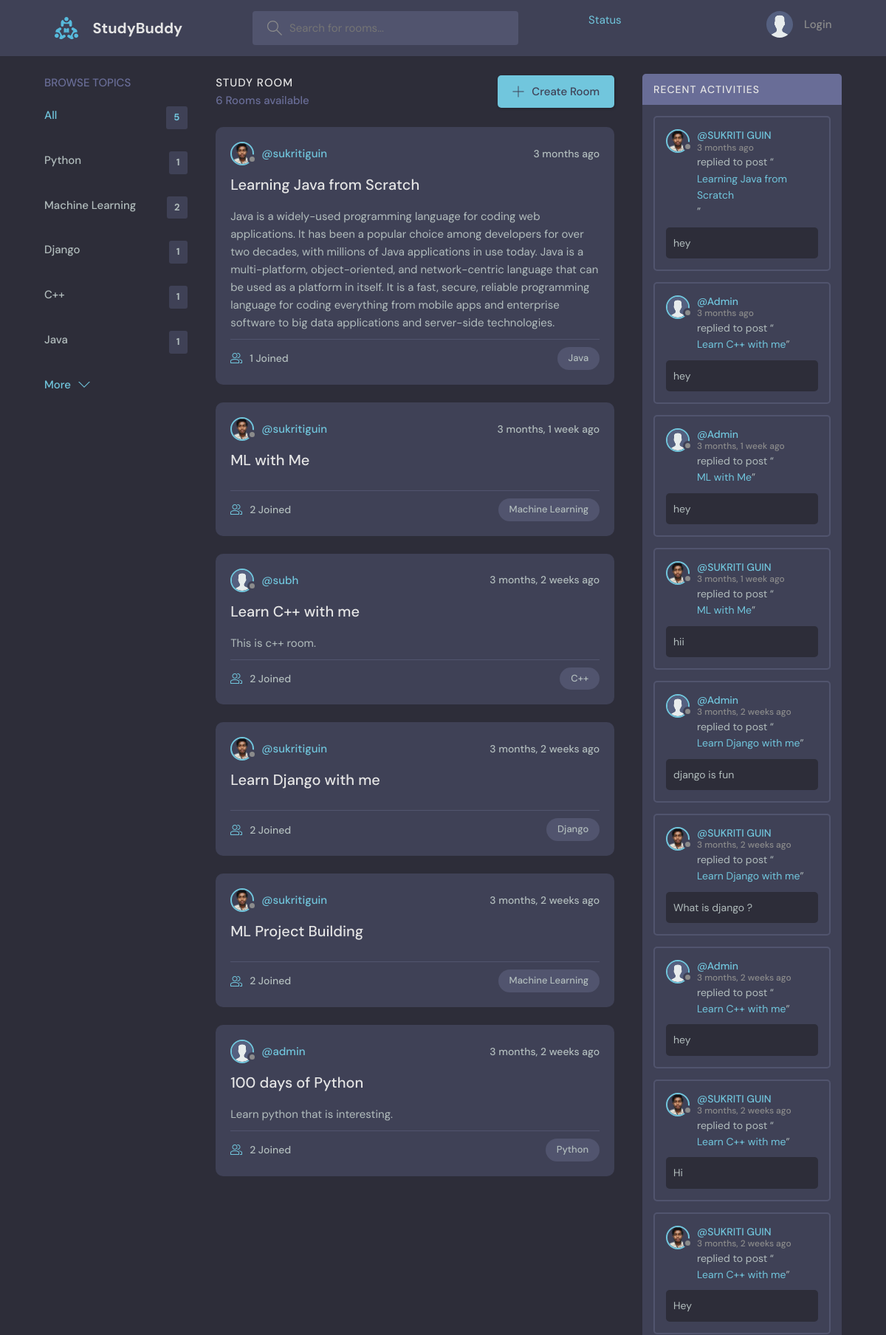
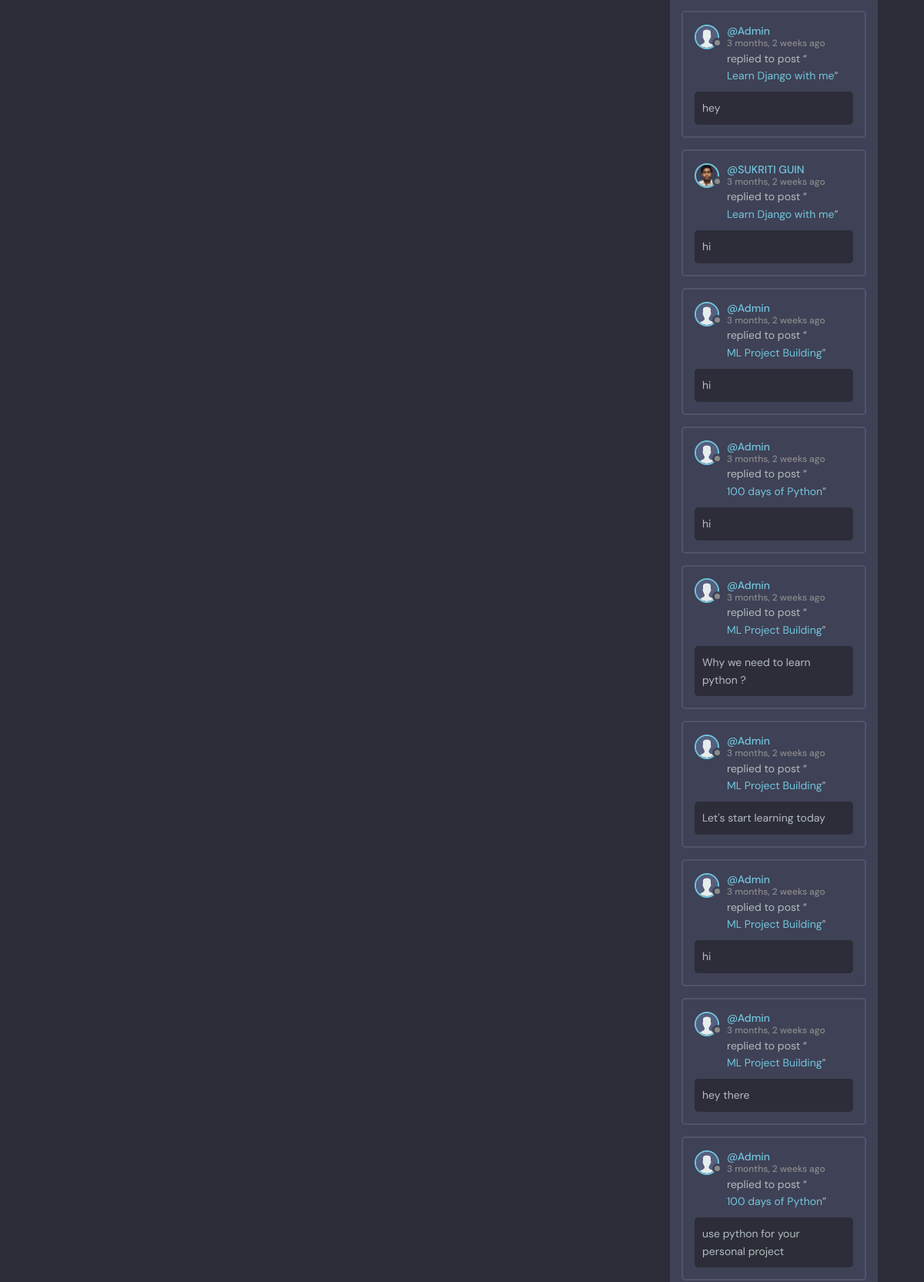
The page / (upper part) on the database its author committed (2 pictures, top to bottom).
### base/models.py (models this page shows, shortened)
class Topic(models.Model):
    name = models.CharField(max_length=255)

class Room(models.Model):
    host = models.ForeignKey(User, on_delete=models.SET_NULL, null=True)
    topic = models.ForeignKey(Topic, on_delete=models.SET_NULL, null=True)
    name = models.CharField(max_length=200)
    description = models.TextField(null=True, blank=True)
    participants = models.ManyToManyField(User, related_name='participants', blank=True)
    updated = models.DateTimeField(auto_now=True)
    created = models.DateTimeField(auto_now_add=True)
    def __str__(self):
        return self.name
    class Meta:
        ordering = ['-updated', '-created']

class User(AbstractUser):
    name = models.CharField(max_length=255, null=True)
    email = models.EmailField(unique=True, null=True)
    bio = models.TextField(null=True, blank=True)
    avatar = models.ImageField(null=True, default="avatar.svg")
    USERNAME_FIELD = 'email'
    REQUIRED_FIELDS = []

class Message(models.Model):
    user = models.ForeignKey(User, on_delete=models.CASCADE)
    room = models.ForeignKey(Room, on_delete=models.CASCADE)
    body = models.TextField()
    updated = models.DateTimeField(auto_now=True)
    created = models.DateTimeField(auto_now_add=True)
    def __str__(self):
        return self.body[:50]
    class Meta:
        ordering = ['-updated', '-created']

### base/views.py (the view)
# urls.py: path('', views.home, name='home'),
def home(request):
    q = request.GET.get('q') if request.GET.get('q') != None else ''
    rooms = Room.objects.filter(
        Q(topic__name__icontains=q) |
        Q(name__icontains=q) |
        Q(description__icontains=q)
    )
    topics = Topic.objects.all()[:5]
    room_count = rooms.count()
    room_messages = Message.objects.filter(Q(room__topic__name__icontains=q))
    context = {
        'rooms': rooms,
        'topics': topics,
        'room_count': room_count,
        'room_messages': room_messages
    }
    return render(request, 'base/home.html', context=context)

### base/templates/base/home.html (shortened to what this page needs)
{% extends 'main.html' %}
{% block content %}
    <main class="layout layout--3">
      <div class="container">
        {% include "base/topics_component.html" %}
        <div class="roomList">
          <div class="roomList__header">
            <div>
              <h2>Study Room</h2>
              <p>{{room_count}} Rooms available</p>
            </div>
            <a class="btn btn--main" href="{% url 'create-room' %}">
              <svg version="1.1" xmlns="http://www.w3.org/2000/svg" width="32" height="32" viewBox="0 0 32 32">
                <title>add</title>
                <path
                  d="M16.943 0.943h-1.885v14.115h-14.115v1.885h14.115v14.115h1.885v-14.115h14.115v-1.885h-14.115v-14.115z"
                ></path>
              </svg>
              Create Room
            </a>
          </div>
          {% include "base/feed_component.html" %}
        </div>
        {% include "base/activity_component.html" %}
      </div>
    </main>
{% endblock content %}

### base/templates/base/topics_component.html
<div class="topics">
    <div class="topics__header">
      <h2>Browse Topics</h2>
    </div>
    <ul class="topics__list">
      <li>
        <a href="/" class="active">All <span>{{topics.count}}</span></a>
      </li>
      {% for topic in topics %}
      <li>
        <a href="{% url 'home' %}?q={{topic.name}}">{{topic.name}} <span>{{topic.room_set.all.count}}</span></a>
      </li>
      {% endfor %}
    </ul>
    <a class="btn btn--link" href="{% url 'topics' %}">
      More
      <svg version="1.1" xmlns="http://www.w3.org/2000/svg" width="32" height="32" viewBox="0 0 32 32">
        <title>chevron-down</title>
        <path d="M16 21l-13-13h-3l16 16 16-16h-3l-13 13z"></path>
      </svg>
    </a>
  </div>

### base/templates/base/feed_component.html (shortened to what this page needs)
{% for room in rooms %}
<div class="roomListRoom">
    <div class="roomListRoom__header">
      <a href="{% url 'user-profile' room.host.id%}" class="roomListRoom__author">
        <div class="avatar avatar--small">
          <img src="{{ room.host.avatar.url }}" alt=""/>
        </div>
        <span>@{{room.host.username}}</span>
      </a>
      <div class="roomListRoom__actions">
        <span>{{room.created|timesince}} ago</span>
      </div>
    </div>
    <div class="roomListRoom__content">
      <a href="{% url 'room' room.id %}">{{room.name}}</a>
      <p>
        {{room.description}}
      </p>
    </div>
    <div class="roomListRoom__meta">
      <a href="{% url 'room' room.id %}" class="roomListRoom__joined">
        {{room.participants.all.count}} Joined
      </a>
      <p class="roomListRoom__topic">{{room.topic.name}}</p>
    </div>
  </div>
{% endfor %}

### base/templates/base/activity_component.html (shortened to what this page needs)
<div class="activities">
    <div class="activities__header">
      <h2>Recent Activities</h2>
    </div>
    {% for message in room_messages %}
    <div class="activities__box">
      <div class="activities__boxHeader roomListRoom__header">
        <a href="{% url 'user-profile' message.user.id%}" class="roomListRoom__author">
          <div class="avatar avatar--small">
            <img src="{{ message.user.avatar.url }}" />
          </div>
          <p>
            @{{message.user.name}}
            <span>{{message.created|timesince}} ago</span>
          </p>
        </a>
      </div>
      <div class="activities__boxContent">
        <p>replied to post “<a href="{% url 'room' message.room.id%}">{{message.room}}</a>”</p>
        <div class="activities__boxRoomContent">
            {{message}}
        </div>
      </div>
    </div>
    {% endfor %}
  </div>

### rows shown on the page
Topic: name "Python", room_set.all.count "1"
Topic: name "Machine Learning", room_set.all.count "2"
Topic: name "Django", room_set.all.count "1"
Topic: name "C++", room_set.all.count "1"
Topic: name "Java", room_set.all.count "1"
Room: host.avatar (picture), host.username "sukritiguin", created "3 months", name "Learning Java from Scratch", description "Java is a widely-used programming language for coding web applications. It has been a popular choice among developers for over two decades, with millions of Java applications in use today. Java is a multi-platform, object-oriented, and network-centric language that can be used as a platform in itself. It is a fast, secure, reliable programming language for coding everything from mobile apps and enterprise software to big data applications and server-side technologies.", participants.all.count "1", topic.name "Java"
Room: host.avatar (picture), host.username "sukritiguin", created "3 months, 1 week", name "ML with Me", participants.all.count "2", topic.name "Machine Learning"
Room: host.avatar (placeholder picture), host.username "subh", created "3 months, 2 weeks", name "Learn C++ with me", description "This is c++ room.", participants.all.count "2", topic.name "C++"
Room: host.avatar (picture), host.username "sukritiguin", created "3 months, 2 weeks", name "Learn Django with me", participants.all.count "2", topic.name "Django"
Room: host.avatar (picture), host.username "sukritiguin", created "3 months, 2 weeks", name "ML Project Building", participants.all.count "2", topic.name "Machine Learning"
Room: host.avatar (placeholder picture), host.username "admin", created "3 months, 2 weeks", name "100 days of Python", description "Learn python that is interesting.", participants.all.count "2", topic.name "Python"
Message: user.avatar (picture), user.name "SUKRITI GUIN", created "3 months", room "Learning Java from Scratch", body "hey"
Message: user.avatar (placeholder picture), user.name "Admin", created "3 months", room "Learn C++ with me", body "hey"
Message: user.avatar (placeholder picture), user.name "Admin", created "3 months, 1 week", room "ML with Me", body "hey"
Message: user.avatar (picture), user.name "SUKRITI GUIN", created "3 months, 1 week", room "ML with Me", body "hii"
Message: user.avatar (placeholder picture), user.name "Admin", created "3 months, 2 weeks", room "Learn Django with me", body "django is fun"
Message: user.avatar (picture), user.name "SUKRITI GUIN", created "3 months, 2 weeks", room "Learn Django with me", body "What is django ?"
Message: user.avatar (placeholder picture), user.name "Admin", created "3 months, 2 weeks", room "Learn C++ with me", body "hey"
Message: user.avatar (picture), user.name "SUKRITI GUIN", created "3 months, 2 weeks", room "Learn C++ with me", body "Hi"
Message: user.avatar (picture), user.name "SUKRITI GUIN", created "3 months, 2 weeks", room "Learn C++ with me", body "Hey"
Message: user.avatar (placeholder picture), user.name "Admin", created "3 months, 2 weeks", room "Learn Django with me", body "hey"
Message: user.avatar (picture), user.name "SUKRITI GUIN", created "3 months, 2 weeks", room "Learn Django with me", body "hi"
Message: user.avatar (placeholder picture), user.name "Admin", created "3 months, 2 weeks", room "ML Project Building", body "hi"
Message: user.avatar (placeholder picture), user.name "Admin", created "3 months, 2 weeks", room "100 days of Python", body "hi"
Message: user.avatar (placeholder picture), user.name "Admin", created "3 months, 2 weeks", room "ML Project Building", body "Why we need to learn python ?"
Message: user.avatar (placeholder picture), user.name "Admin", created "3 months, 2 weeks", room "ML Project Building", body "Let's start learning today"
Message: user.avatar (placeholder picture), user.name "Admin", created "3 months, 2 weeks", room "ML Project Building", body "hi"
Message: user.avatar (placeholder picture), user.name "Admin", created "3 months, 2 weeks", room "ML Project Building", body "hey there"
Message: user.avatar (placeholder picture), user.name "Admin", created "3 months, 2 weeks", room "100 days of Python", body "use python for your personal project"

### other values the page prints
{{ topics.count }} "5"
{{ room_count }} "6"
